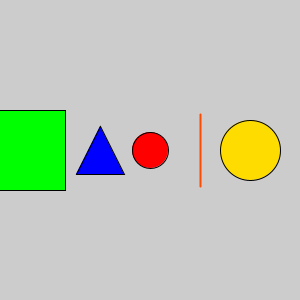
Frame 1 (no input)
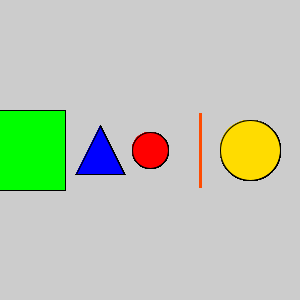
Frame 60 (the mouse pressed at the canvas centre just before this capture)
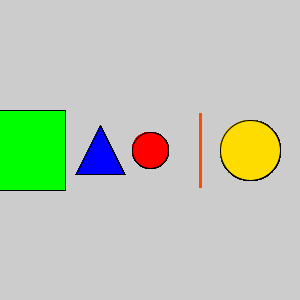
Frame 120 (the mouse held since frame 60 and released just before this capture)

The Processing sketch that drew these frames (run headless with seeded random() and noise(); from frame 60 on, the mouse is pressed at the canvas centre):

// Processing sketch: processing_35259
// ── processing_35259.pde

void setup(){
  size(300,300);
}

float x_birthday = 12; // my birthday is October 12th
void draw(){
  smooth();
  strokeWeight(1);
  stroke(0);
  fill(255,0,0);
  ellipse(150,150,3*x_birthday,3*x_birthday);
  fill(255,220,0);
  ellipse(250,150,60,60);
 fill(0,255,0);
 rectMode(CENTER);
 rect(300/x_birthday,150,80,80);
 strokeWeight(2);
 stroke(255,75,0);
 line(200,114,200,186);
 strokeWeight(1);
 stroke(0);
 fill(0,0,255);
 triangle(100,150-2*x_birthday,100+2*x_birthday,150+2*x_birthday,100-2*x_birthday,150+2*x_birthday);
 
  
}
